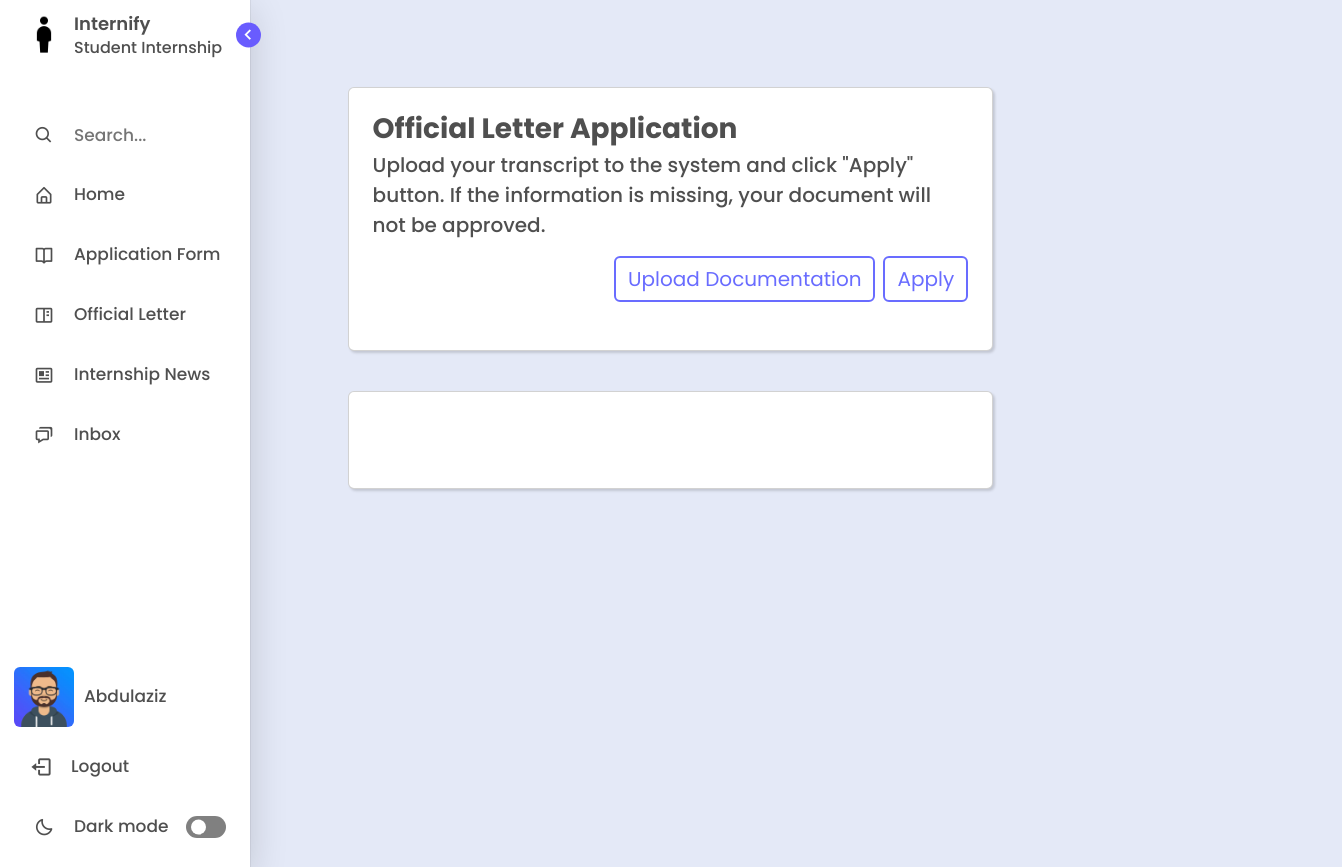
Before: /official-letter/ (signed in) with the older database file.
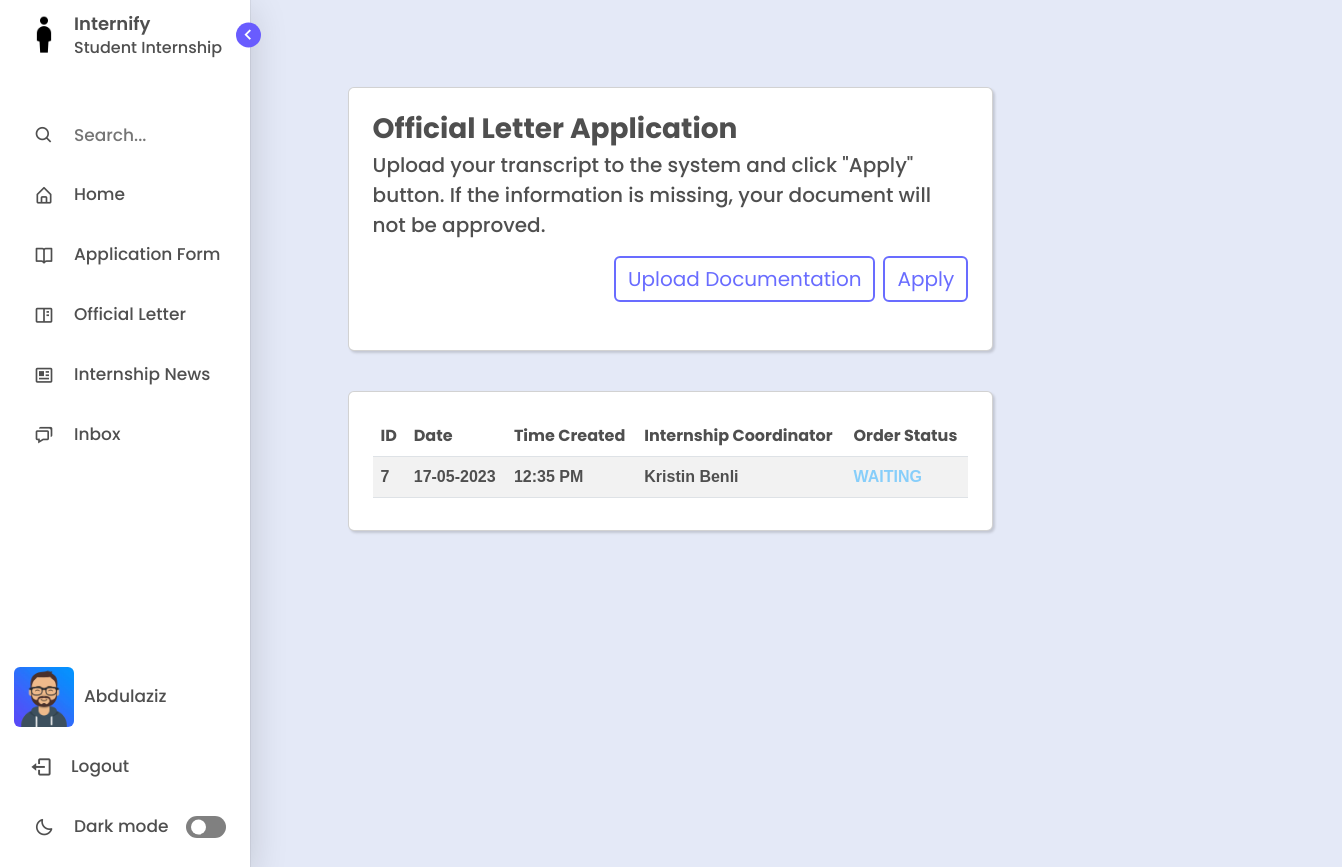
After: the same page with the newer database file.
### management/models.py (models this page shows, shortened)
class BaseAbstractModel(models.Model):
    is_visible = models.BooleanField(default=True, verbose_name='Visibility')
    date_created = models.DateTimeField(auto_now_add=True)
    date_updated = models.DateTimeField(auto_now=True)
    class Meta:
        abstract = True

class Application(BaseAbstractModel):
    STATUS_CHOICES = (
        ('W', 'Waiting'),
        ('R', 'Rejected'),
        ('A', 'Approved'),
    )
    TYPE_CHOICES = (
        ('L', 'Letter'),
        ('I', 'Internship'),
    )
    student = models.ForeignKey(Student, on_delete=CASCADE)
    coordinator = models.ForeignKey(InternshipCoordinator, on_delete=CASCADE)
    employee = models.ForeignKey(CareerCenterEmployee, on_delete=CASCADE)
    status = models.CharField(max_length=1, choices=STATUS_CHOICES)
    type = models.CharField(max_length=1, choices=TYPE_CHOICES, default='I')

class InternshipCoordinator(BaseAbstractModel):
    coordinator_id = models.CharField(max_length=20, primary_key=True, unique=True)
    department = models.ForeignKey(Department, on_delete=CASCADE)
    faculty = models.ForeignKey(Faculty, on_delete=CASCADE)
    user = models.ForeignKey(User, on_delete=CASCADE)

class User(AbstractBaseUser, PermissionsMixin):
    GENDER_CHOICES = (
        ('M', 'Male'),
        ('F', 'Female'),
    )
    first_name = models.CharField(max_length=100)
    last_name = models.CharField(max_length=100)
    email = models.EmailField(unique=True)
    gender = models.CharField(max_length=1, choices=GENDER_CHOICES)
    photo = models.ImageField(upload_to='users', null=True, blank=True)
    last_login = models.DateTimeField(auto_now=True)
    is_active = models.BooleanField(default=True)
    is_staff = models.BooleanField(default=False)
    is_superuser = models.BooleanField(default=False)
    objects = CustomUserManager()
    USERNAME_FIELD = 'email'
    REQUIRED_FIELDS = ['first_name', 'last_name', 'gender',  'password']

### management/views.py (the view, shortened to what this page needs)
# urls.py: path('official-letter/', views.officialletter, name = "officialletter"),
def officialletter(request):
	user = request.user
	student = Student.objects.get(user=user)
	applications = Application.objects.filter(student=student, type='L').order_by('-date_created')
	context = {
		'applications': applications
	}
	return render(request, "student/officialletter.html", context)

### templates/student/officialletter.html (shortened to what the changed rows need)
{% extends "layout.html" %}
{% load l10n %}
{% load static %}
{% block content %}
  <div class="home" style="margin-left:11%; margin-top:5%;">
    <div class="float-container">
      <div class="float-child-left">
        <div class="col-lg-12">
          <div class="col-lg-12">
            <div class="card p-4" style="margin-top:40px;">
              <header class = "mb-2" style="text-align: start;">
                <table id="example" class="table table-striped" style="width:100%; margin-bottom: auto;">
                  {% if applications.count > 0 %}
                  <thead>
                    <tr>
                      <th class="text" style="font-weight: bold;">ID</th>
                      <th class="text" style="font-weight: bold;">Date</th>
                      <th class="text" style="font-weight: bold;">Time Created</th>
                      <th class="text" style="font-weight: bold;">Internship Coordinator</th>
                      <th class="text" style="font-weight: bold;">Order Status</th>
                    </tr>
                  </thead>
                  <tbody>
                      {% for application in applications %}
                        <tr>
                          <td class="text" style="font-weight: bold; font-family:Arial, Helvetica, sans-serif;">{{application.id}}</td>
                          <td class="text" style="font-weight: bold; font-family:Arial, Helvetica, sans-serif;">{{application.date_created|date:"d-m-Y" }}</td>
                          <td class="text" style="font-weight: bold; font-family:Arial, Helvetica, sans-serif;">{{application.date_created|date:"h:i A"}}</td>
                          <td class="text" style="font-weight: bold; font-family:Arial, Helvetica, sans-serif;">{{application.coordinator.user.first_name}} {{application.coordinator.user.last_name}}</td>
                          {% if application.status == 'W' %}
                            <td>
                              <span style="color: lightskyblue; font-weight: bold; font-family: Arial, Helvetica, sans-serif;">
                                WAITING
                              </span>
                            </td>
                          {% elif application.status == 'A' %}
                            <td>
                              <span style="color: lightgreen; font-weight: bold; font-family: Arial, Helvetica, sans-serif;">
                                ACCEPTED
                              </span>
                            </td>
                          {% else %}
                            <td>
                              <span style="color: lightcoral; font-weight: bold; font-family: Arial, Helvetica, sans-serif;">
                                REJECTED
                              </span>
                            </td>
                          {% endif %}
                        </tr>
                      {% endfor %}
                    {% else %}
                      <p class='text-center text-white'>No records!</p>
                    </tbody>
                    {% endif %}
                </table>
              </header>
            </div>
          </div>
        </div>
      </div>
    </div>
  </div>
  {% endblock content %}

### templates/includes/sidebar.html (shortened to what the changed rows need)
<!DOCTYPE html>
{% load static %}
<html lang="en">
<head>
    <link href='https://unpkg.com/boxicons@2.1.1/css/boxicons.min.css' rel='stylesheet'>
</head>
<body>
    <nav class="sidebar open">
        <div class="menu-bar">
            <div class="menu">
                {% for group in request.user.groups.all %}
                    {% if group.name == 'Student' %}
                        <li class ="nav-link">
                            <a href="/application-form">
                                <i class='bx bx-book-open icon'></i>
                                <span class="text nav-text">Application Form</span>
                            </a>
                        </li>
                        <li class ="nav-link">
                            <a href="/official-letter">
                                <i class='bx bx-book-content icon' ></i>
                                <span class="text nav-text">Official Letter</span>
                            </a>
                        </li>
                        <li class="nav-link">
                            <a href="/internship-opportunities">
                              <i class='bx bx-news icon' ></i>
                              <span class="text nav-text">Internship News</span>
                            </a>
                        </li>
                    {% endif %}
                {% endfor %}
            </div>
        </div>
    </nav>
</body>
</html>

Changed rows visible on the page:
added Application: id "7", date_created "17-05-2023", date_created "12:35 PM", coordinator.user.first_name "Kristin", coordinator.user.last_name "Benli", status "WAITING"
Other visible differences:
text now shown: "ID Date Time Created Internship Coordinator Order Status"
